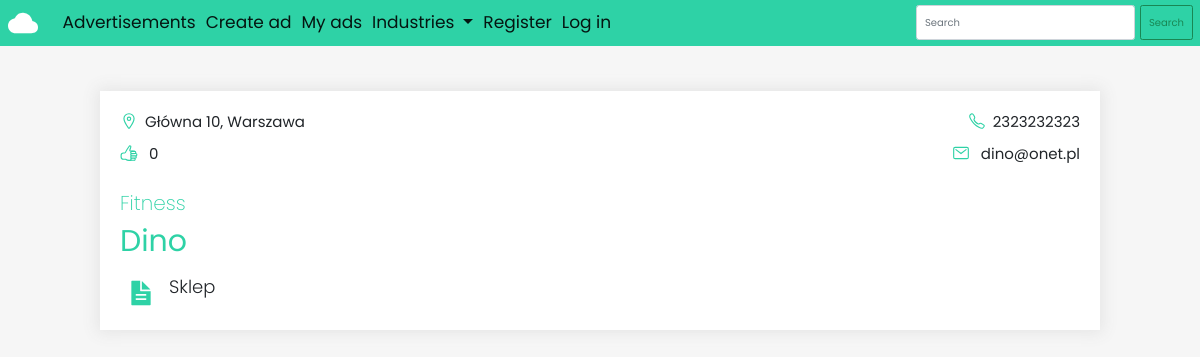
/3, run on an earlier commit of the app's database.
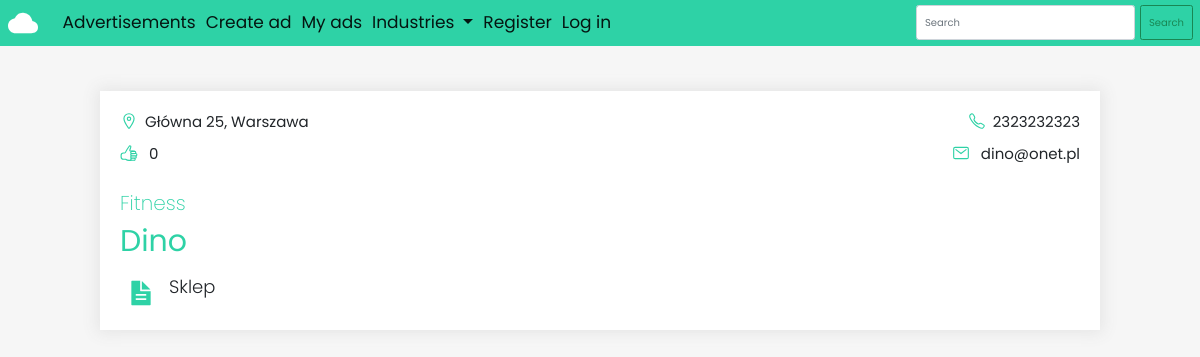
And on a later commit of the database.
### ads/models.py (models this page shows, shortened)
class Advertisement(models.Model):
    company = models.CharField(max_length=300)
    address = models.CharField(max_length=400)
    email = models.EmailField(max_length=254)
    phone = models.CharField(max_length=14)
    desc = models.TextField()
    industries = [
        ('','Choose industry'),
        ('re', 'Real estate'),
        ('ht', 'Health'),
        ('at', 'Automotive'),
        ('ft', 'Fitness'),
    ]
    industry = models.CharField(max_length=2, choices=industries, default='')
    user = models.ForeignKey(User, on_delete=models.CASCADE)
    likes = models.ManyToManyField(User, blank=True, related_name='likes')
    def display_industry(self):
        for industry in self.industries:
            if self.industry in industry:
                toDisplay = industry[1]
        return toDisplay
    def total_likes(self):
        return self.likes.count()

### ads/views.py (the view)
# urls.py: path('<int:adId>', views.detail, name='detail'),
def detail(request, adId):
    ad = get_object_or_404(Advertisement, pk=adId)
    if ad.likes.filter(id=request.user.id).exists():
        ad.is_liked = True
    else:
        ad.is_liked = False
    return render(request, 'detail.html', {'ad': ad})

### ads/templates/detail.html
{% extends 'base.html' %}
{% block content %}
<div class="row">
    <div class="ad-box" id="detail">
        <div class="info-line">
            <div class="info-data">
                <p class="small-info">
                    <ion-icon name="location-outline"></ion-icon>{{ad.address}}
                </p>
                <p class="small-info">
                    {% if ad.is_liked %}
                    <a href="{% url 'like' ad.id %}">
                        <ion-icon name="thumbs-up"></ion-icon>
                    </a>{{ad.total_likes}}
                    {% else %}
                    <a href="{% url 'like' ad.id %}">
                        <ion-icon name="thumbs-up-outline"></ion-icon>
                    </a>{{ad.total_likes}}
                    {% endif %}
                </p>
            </div>
            <div class="info-data">
                <p class="small-info">
                    <ion-icon name="call-outline"></ion-icon>{{ad.phone}}
                </p>
                <p class="small-info">
                    <ion-icon name="mail-outline"></ion-icon>
                    {{ad.email}}
                </p>
            </div>
        </div>
        <div class="main-box">
            <p class="industry">{{ad.display_industry}}</p>
            <h2>{{ad.company}}</h2>
            <div class="desc-row">
                <p><ion-icon name="document-text-sharp"></ion-icon></p>
                <p>{{ad.desc}}</p>
            </div>
        </div>
    </div>
</div>
{% endblock content %}

What changed in the data, as far as the page shows it:
changed Advertisement "Dino": address "Główna 10, Warszawa" → "Główna 25, Warszawa"
